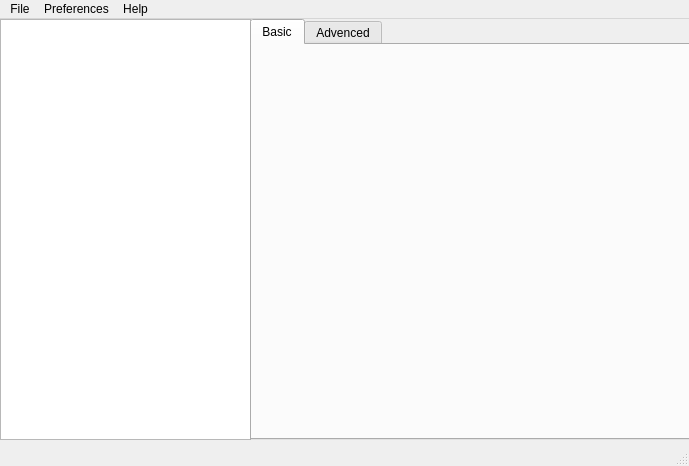
<?xml version="1.0" encoding="UTF-8"?>
<ui version="4.0">
 <class>MainWindow</class>
 <widget class="QMainWindow" name="MainWindow">
  <property name="geometry">
   <rect>
    <x>0</x>
    <y>0</y>
    <width>689</width>
    <height>466</height>
   </rect>
  </property>
  <property name="windowTitle">
   <string>MainWindow</string>
  </property>
  <widget class="QWidget" name="centralwidget">
   <property name="sizePolicy">
    <sizepolicy hsizetype="Expanding" vsizetype="Expanding">
     <horstretch>0</horstretch>
     <verstretch>0</verstretch>
    </sizepolicy>
   </property>
   <widget class="QListWidget" name="listModule">
    <property name="geometry">
     <rect>
      <x>0</x>
      <y>0</y>
      <width>251</width>
      <height>421</height>
     </rect>
    </property>
   </widget>
   <widget class="QTabWidget" name="tabWidget">
    <property name="geometry">
     <rect>
      <x>250</x>
      <y>0</y>
      <width>441</width>
      <height>421</height>
     </rect>
    </property>
    <property name="currentIndex">
     <number>0</number>
    </property>
    <widget class="QWidget" name="basic">
     <attribute name="title">
      <string>Basic</string>
     </attribute>
    </widget>
    <widget class="QWidget" name="advenced">
     <attribute name="title">
      <string>Advenced</string>
     </attribute>
    </widget>
   </widget>
  </widget>
  <widget class="QMenuBar" name="menubar">
   <property name="geometry">
    <rect>
     <x>0</x>
     <y>0</y>
     <width>689</width>
     <height>21</height>
    </rect>
   </property>
   <widget class="QMenu" name="menuFile">
    <property name="title">
     <string>File</string>
    </property>
   </widget>
   <widget class="QMenu" name="menuPreferences">
    <property name="title">
     <string>Preferences</string>
    </property>
   </widget>
   <widget class="QMenu" name="menuHelp">
    <property name="title">
     <string>Help</string>
    </property>
   </widget>
   <addaction name="menuFile"/>
   <addaction name="menuPreferences"/>
   <addaction name="menuHelp"/>
  </widget>
  <widget class="QStatusBar" name="statusbar"/>
  <action name="actionNew">
   <property name="text">
    <string>New</string>
   </property>
  </action>
 </widget>
 <resources/>
 <connections/>
</ui>
